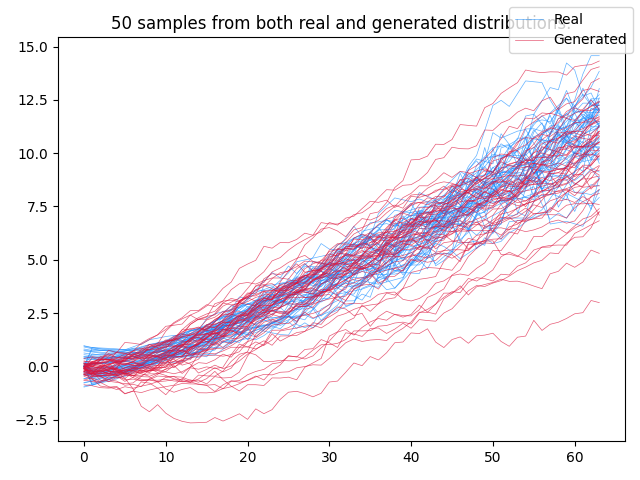

Write the Python code that produced this figure.
import time
from typing import Union, Callable
import xgboost as xgb
import numpy as np
import diffrax
from functools import partial
from diffrax.misc import ω
import equinox as eqx  # https://github.com/patrick-kidger/equinox
import jax
import jax.nn as jnn
import jax.numpy as jnp
import jax.random as jrandom
import matplotlib.pyplot as plt
import optax  # https://github.com/deepmind/optax
import argparse
from dataclasses import dataclass
import os
os.environ["XLA_PYTHON_CLIENT_ALLOCATOR"] = "platform"

@dataclass
class Args:
    # network
    initial_noise_size:int
    noise_size:int
    hidden_size:int
    width_size:int
    depth: int
    
    generator_lr:float
    discriminator_lr:float
    
    batch_size: int
    steps:int
    steps_per_print:int

    dataset_size:int
    seed:int
    
    # dynamic unroll
    unroll1: int
    unroll2: int

def lipswish(x):
    return 0.909 * jnn.silu(x)

class VectorField(eqx.Module):
    scale: Union[int, jnp.ndarray]
    mlp: eqx.nn.MLP

    def __init__(self, hidden_size, width_size, depth, scale, *, key, **kwargs):
        super().__init__(**kwargs)
        scale_key, mlp_key = jrandom.split(key)
        if scale:
            self.scale = jrandom.uniform(
                scale_key, (hidden_size,), minval=0.9, maxval=1.1
            )
        else:
            self.scale = 1
        self.mlp = eqx.nn.MLP(
            in_size=hidden_size + 1,
            out_size=hidden_size,
            width_size=width_size,
            depth=depth,
            activation=lipswish,
            final_activation=jnn.tanh,
            key=mlp_key,
        )

    def __call__(self, t, y, args):
        return self.scale * self.mlp(jnp.concatenate([t[None], y]))


class ControlledVectorField(eqx.Module):
    scale: Union[int, jnp.ndarray]
    mlp: eqx.nn.MLP
    control_size: int
    hidden_size: int

    def __init__(
        self, control_size, hidden_size, width_size, depth, scale, *, key, **kwargs
    ):
        super().__init__(**kwargs)
        scale_key, mlp_key = jrandom.split(key)
        if scale:
            self.scale = jrandom.uniform(
                scale_key, (hidden_size, control_size), minval=0.9, maxval=1.1
            )
        else:
            self.scale = 1
        self.mlp = eqx.nn.MLP(
            in_size=hidden_size + 1,
            out_size=hidden_size * control_size,
            width_size=width_size,
            depth=depth,
            activation=lipswish,
            final_activation=jnn.tanh,
            key=mlp_key,
        )
        self.control_size = control_size
        self.hidden_size = hidden_size

    def __call__(self, t, y, args):
        return self.scale * self.mlp(jnp.concatenate([t[None], y])).reshape(
            self.hidden_size, self.control_size
        )


class MuField(eqx.Module):
    scale: Union[int, jnp.ndarray]
    mlp: eqx.nn.MLP

    def __init__(self, hidden_size, width_size, depth, scale, *, key, **kwargs):
        super().__init__(**kwargs)
        scale_key, mlp_key = jrandom.split(key)
        if scale:
            self.scale = jrandom.uniform(
                scale_key, (hidden_size,), minval=0.9, maxval=1.1
            )
        else:
            self.scale = 1
        self.mlp = eqx.nn.MLP(
            in_size=hidden_size + 1,
            out_size=hidden_size,
            width_size=width_size,
            depth=depth,
            activation=lipswish,
            final_activation=jnn.tanh,
            key=mlp_key,
        )

    def __call__(self, t, y):
        return self.scale * self.mlp(jnp.concatenate([t, y]))


class SigmaField(eqx.Module):
    scale: Union[int, jnp.ndarray]
    mlp: eqx.nn.MLP
    control_size: int
    hidden_size: int

    def __init__(
        self, control_size, hidden_size, width_size, depth, scale, *, key, **kwargs
    ):
        super().__init__(**kwargs)
        scale_key, mlp_key = jrandom.split(key)
        if scale:
            self.scale = jrandom.uniform(
                scale_key, (hidden_size, control_size), minval=0.9, maxval=1.1
            )
        else:
            self.scale = 1
        self.mlp = eqx.nn.MLP(
            in_size=hidden_size + 1,
            out_size=hidden_size * control_size,
            width_size=width_size,
            depth=depth,
            activation=lipswish,
            final_activation=jnn.tanh,
            key=mlp_key,
        )
        self.control_size = control_size
        self.hidden_size = hidden_size

    def __call__(self, t, y):
        return self.scale * self.mlp(jnp.concatenate([t, y])).reshape(
            self.hidden_size, self.control_size
        )


class SDEStep(eqx.Module):
    noise_size: int
    mf: MuField  # drift
    sf: SigmaField  # diffusion
    bm: diffrax.VirtualBrownianTree

    def __init__(
        self,
        noise_size,
        hidden_size,
        width_size,
        depth,
        *,
        key,
        **kwargs,
    ):
        super().__init__(**kwargs)
        mf_key, sf_key, bm_key = jrandom.split(key, 3)

        self.mf = MuField(hidden_size, width_size, depth, scale=True, key=mf_key)
        self.sf = SigmaField(
            noise_size, hidden_size, width_size, depth, scale=True, key=sf_key
        )
        self.noise_size = noise_size
        self.bm = diffrax.VirtualBrownianTree(
            t0=0.0, t1=63.0, tol=1.0 / 2, shape=(noise_size,), key=bm_key
        )

    def __call__(self, carry, input=None):
        (i, t0, dt, y0, key) = carry
        
        t = jnp.full((1, ), t0 + i * dt)
        _key1, _key2 = jrandom.split(key, 2)
        drift_term = self.mf(t=t, y=y0) * dt
        bm = jrandom.normal(_key1, (self.noise_size, )) * jnp.sqrt(dt)
        diffusion_term = jnp.dot(self.sf(t=t, y=y0), bm)
        y1 = y0 + drift_term + diffusion_term
        carry = (i+1, t0, dt, y1, _key2)
        
        return carry, y1
    

class CDEStep(eqx.Module):
    
    terms: diffrax.MultiTerm
      
    def __init__(self, terms) -> None:
        super().__init__()
        self.terms = terms
        
    
    def __call__(self, carry, input=None):
        (i, t0, dt, y0, yhat0 ,vf0) = carry

        t1 = t0 + dt
        vf0 = jax.lax.cond(False, lambda _: self.terms.vf(t0, y0, args=None), lambda _: vf0, None)
        control = self.terms.contr(t0, t1)
        yhat1 = (2 * y0**ω - yhat0**ω + self.terms.prod(vf0, control) ** ω).ω
        vf1 = self.terms.vf(t1, yhat1, args=None)
        y1 = (y0**ω + 0.5 * self.terms.prod((vf0**ω + vf1**ω).ω, control) ** ω).ω
        
        carry = (i + 1, t1, dt, y1, yhat1, vf1)
        
        return carry, y1

class NeuralSDE(eqx.Module):
    initial: eqx.nn.MLP
    step: SDEStep
    readout: eqx.nn.Linear
    initial_noise_size: int
    noise_size: int
    hidden_size:int
    depth:int

    def __init__(
        self,
        data_size,
        initial_noise_size,
        noise_size,
        hidden_size,
        width_size,
        depth,
        *,
        key,
        **kwargs,
    ):
        super().__init__(**kwargs)
        initial_key, step_key, readout_key = jrandom.split(key, 3)

        self.initial = eqx.nn.MLP(
            initial_noise_size, hidden_size, width_size, depth, key=initial_key
        )

        self.step = SDEStep(noise_size=noise_size, hidden_size=hidden_size, width_size=width_size, depth=depth, key=step_key)
        
        self.readout = eqx.nn.Linear(hidden_size, data_size, key=readout_key)

        self.initial_noise_size = initial_noise_size
        self.noise_size = noise_size
        self.hidden_size = hidden_size
        self.depth = depth

    def __call__(self, ts, key, unroll):
        t0 = ts[0]
        dt0 = 0.1
        init_key, bm_key = jrandom.split(key, 2)
        init = jrandom.normal(init_key, (self.initial_noise_size,))

        y0 = self.initial(init)

        def step_fn(carry, input):
            return self.step(carry, input)

        
        ys = solve(step_fn, y0, t0, dt0, len(ts), bm_key, unroll=unroll)
        
        result = jax.vmap(self.readout)(ys)
        
        return result





class NeuralCDE(eqx.Module):
    initial: eqx.nn.MLP
    data_size:int
    hidden_size:int
    width_size:int
    depth:int
    vf: VectorField
    cvf: ControlledVectorField
    readout: eqx.nn.Linear
    

    def __init__(self, data_size, hidden_size, width_size, depth, *, key, **kwargs):
        super().__init__(**kwargs)
        initial_key, vf_key, cvf_key, readout_key = jrandom.split(key, 4)

        self.initial = eqx.nn.MLP(
            data_size + 1, hidden_size, width_size, depth, key=initial_key
        )
        self.vf = VectorField(hidden_size, width_size, depth, scale=False, key=vf_key)
        self.cvf = ControlledVectorField(
            data_size, hidden_size, width_size, depth, scale=False, key=cvf_key
        )
        
        self.readout = eqx.nn.Linear(hidden_size, 1, key=readout_key)
        self.data_size = data_size
        self.hidden_size = hidden_size
        self.width_size = width_size
        self.depth = depth

    def __call__(self, ts, ys, unroll):
        # Interpolate data into a continuous path.
        ys = diffrax.linear_interpolation(
            ts, ys, replace_nans_at_start=0.0, fill_forward_nans_at_end=True
        )
        init = jnp.concatenate([ts[0, None], ys[0]])
        control = diffrax.LinearInterpolation(ts, ys)
        vf = diffrax.ODETerm(self.vf)
        cvf = diffrax.ControlTerm(self.cvf, control)
        terms = diffrax.MultiTerm(vf, cvf)
        step = CDEStep(terms=terms)
        t0 = ts[0]
        dt0 = 0.1
        y0 = self.initial(init)
        
        def step_fn(carry, input):
            return step(carry=carry, input=input)
        
        vf0 = terms.vf(t0, y0, args=None)
        
        ys = solve_cde(step_fn, y0, t0, dt0, vf0, len(ts), unroll=unroll)
        
        # Have the discriminator produce an output at both `t0` *and* `t1`.
        # The output at `t0` has only seen the initial point of a sample. This gives
        # additional supervision to the distribution learnt for the initial condition.
        # The output at `t1` has seen the entire path of a sample. This is needed to
        # actually learn the evolving trajectory.
        # saveat = diffrax.SaveAt(t0=True, t1=True)
        result = jax.vmap(self.readout)(ys)
        
        return result

    @eqx.filter_jit
    def clip_weights(self):
        leaves, treedef = jax.tree_util.tree_flatten(
            self, is_leaf=lambda x: isinstance(x, eqx.nn.Linear)
        )
        new_leaves = []
        for leaf in leaves:
            if isinstance(leaf, eqx.nn.Linear):
                lim = 1 / leaf.out_features
                leaf = eqx.tree_at(
                    lambda x: x.weight, leaf, leaf.weight.clip(-lim, lim)
                )
            new_leaves.append(leaf)
        return jax.tree_util.tree_unflatten(treedef, new_leaves)

def solve(step, y0, t0, dt, num_steps, bm_key, unroll=1):
    carry = (0, t0, dt, y0, bm_key)

    _, ys = jax.lax.scan(step, carry, xs=None, length=num_steps, unroll=unroll)

    return ys

def solve_cde(step, y0, t0, dt, vf0, num_steps, unroll=1):
    carry = (0, t0, dt, y0, y0, vf0)
    
    _, ys = jax.lax.scan(step, carry, xs=None, length=num_steps, unroll=unroll)
    
    return ys


@partial(jax.jit, static_argnames=['num_timesteps'])
def get_data(key, num_timesteps):
    bm_key, y0_key, drop_key = jrandom.split(key, 3)

    mu = 0.02
    theta = 0.1
    sigma = 0.4

    t0 = 0
    t1 = 63.0
    t_size = num_timesteps

    def drift(t, y, args):
        return mu * t - theta * y

    def diffusion(t, y, args):
        return 2 * sigma * t / t1

    bm = diffrax.UnsafeBrownianPath(shape=(), key=bm_key)
    drift = diffrax.ODETerm(drift)
    diffusion = diffrax.ControlTerm(diffusion, bm)
    terms = diffrax.MultiTerm(drift, diffusion)
    solver = diffrax.Euler()
    dt0 = 0.1
    y0 = jrandom.uniform(y0_key, (1,), minval=-1, maxval=1)
    ts = jnp.linspace(t0, t1, num_timesteps)
    saveat = diffrax.SaveAt(ts=ts)
    sol = diffrax.diffeqsolve(
        terms, solver, t0, t1, dt0, y0, saveat=saveat, adjoint=diffrax.NoAdjoint()
    )

    # Make the data irregularly sampled
    to_drop = jrandom.bernoulli(drop_key, 0.3, (t_size, 1))
    ys = jnp.where(to_drop, jnp.nan, sol.ys)

    return ts, ys


def dataloader(arrays, batch_size, loop, *, key):
    dataset_size = arrays[0].shape[0]
    assert all(array.shape[0] == dataset_size for array in arrays)
    indices = jnp.arange(dataset_size)
    while True:
        perm = jrandom.permutation(key, indices)
        key = jrandom.split(key, 1)[0]
        start = 0
        end = batch_size
        while end < dataset_size:
            batch_perm = perm[start:end]
            yield tuple(array[batch_perm] for array in arrays)
            start = end
            end = start + batch_size
        if not loop:
            break


@eqx.filter_jit
def loss(generator, discriminator, ts_i, ys_i, unroll1, unroll2, step=0, *, key):
    batch_size, _ = ts_i.shape
    key = jrandom.fold_in(key, step)
    key = jrandom.split(key, batch_size)
    fake_ys_i = jax.vmap(generator, in_axes=(0, 0, None))(ts_i, key, unroll1)
    real_score = jax.vmap(discriminator, in_axes=(0, 0, None))(ts_i, ys_i, unroll2)
    fake_score = jax.vmap(discriminator, in_axes=(0, 0, None))(ts_i, fake_ys_i, unroll2)
    return jnp.mean(real_score - fake_score)


@eqx.filter_grad
def grad_loss(g_d, ts_i, ys_i, key, unroll1, unroll2, step):
    generator, discriminator = g_d
    return loss(generator, discriminator, ts_i, ys_i, unroll1, unroll2, step, key=key)


def increase_update_initial(updates):
    get_initial_leaves = lambda u: jax.tree_util.tree_leaves(u.initial)
    return eqx.tree_at(get_initial_leaves, updates, replace_fn=lambda x: x * 10)


@eqx.filter_jit
def make_step(
    generator,
    discriminator,
    g_opt_state,
    d_opt_state,
    g_optim,
    d_optim,
    ts_i,
    ys_i,
    key,
    unroll1,
    unroll2,
    step,
):
    g_grad, d_grad = grad_loss((generator, discriminator), ts_i, ys_i, key, unroll1, unroll2, step)
    g_updates, g_opt_state = g_optim.update(g_grad, g_opt_state)
    d_updates, d_opt_state = d_optim.update(d_grad, d_opt_state)
    g_updates = increase_update_initial(g_updates)
    d_updates = increase_update_initial(d_updates)
    generator = eqx.apply_updates(generator, g_updates)
    discriminator = eqx.apply_updates(discriminator, d_updates)
    discriminator = discriminator.clip_weights()
    return generator, discriminator, g_opt_state, d_opt_state


def train(
    xgb_dir='',
    initial_noise_size=5,
    noise_size=3,
    hidden_size=16,
    width_size=16,
    depth=1,
    generator_lr=2e-5,
    discriminator_lr=1e-4,
    batch_size=1024,
    num_timesteps=640,
    steps=1000,
    steps_per_print=200,
    dataset_size=8192,
    seed=5678,
    unroll1=1,
    unroll2=1,
    search_method="exhaustive",
):
    key = jrandom.PRNGKey(seed)
    (
        data_key,
        generator_key,
        discriminator_key,
        dataloader_key,
        train_key,
        evaluate_key,
        sample_key,
    ) = jrandom.split(key, 7)
    data_key = jrandom.split(data_key, dataset_size)

    ts, ys = jax.vmap(get_data, in_axes=(0, None))(data_key, num_timesteps)
    _, _, data_size = ys.shape

    generator = NeuralSDE(
        data_size,
        initial_noise_size,
        noise_size,
        hidden_size,
        width_size,
        depth,
        key=generator_key,
    )
    discriminator = NeuralCDE(
        data_size, hidden_size, width_size, depth, key=discriminator_key
    )
    

    # train
    # 为了测试上面的cost model，先把下面的注释，下面这部分太浪费时间
    g_optim = optax.rmsprop(generator_lr)
    d_optim = optax.rmsprop(-discriminator_lr)
    g_opt_state = g_optim.init(eqx.filter(generator, eqx.is_inexact_array))
    d_opt_state = d_optim.init(eqx.filter(discriminator, eqx.is_inexact_array))

    infinite_dataloader = dataloader(
        (ts, ys), batch_size, loop=True, key=dataloader_key
    )

    for step, (ts_i, ys_i) in zip(range(steps), infinite_dataloader):
        step = jnp.asarray(step)
        generator, discriminator, g_opt_state, d_opt_state = make_step(
            generator,
            discriminator,
            g_opt_state,
            d_opt_state,
            g_optim,
            d_optim,
            ts_i,
            ys_i,
            key,
            unroll1,
            unroll2,
            step,
        )
        if (step % steps_per_print) == 0 or step == steps - 1:
            total_score = 0
            num_batches = 0
            for ts_i, ys_i in dataloader(
                (ts, ys), batch_size, loop=False, key=evaluate_key
            ):
                score = loss(generator, discriminator, ts_i, ys_i, unroll1=unroll1, unroll2=unroll2, key=sample_key)
                total_score += score.item()
                num_batches += 1
            print(f"Step: {step}, Loss: {total_score / num_batches}")

    # Plot samples
    fig, ax = plt.subplots()
    num_samples = min(50, dataset_size)
    ts_to_plot = ts[:num_samples]
    ys_to_plot = ys[:num_samples]

    def _interp(ti, yi):
        return diffrax.linear_interpolation(
            ti, yi, replace_nans_at_start=0.0, fill_forward_nans_at_end=True
        )

    ys_to_plot = jax.vmap(_interp, in_axes=(0, 0))(ts_to_plot, ys_to_plot)[..., 0]
    ys_sampled = jax.vmap(generator, in_axes=(0, 0, None))(
        ts_to_plot, jrandom.split(sample_key, num_samples), unroll1
    )[..., 0]
    kwargs = dict(label="Real")
    for ti, yi in zip(ts_to_plot, ys_to_plot):
        ax.plot(ti, yi, c="dodgerblue", linewidth=0.5, alpha=0.7, **kwargs)
        kwargs = {}
    kwargs = dict(label="Generated")
    for ti, yi in zip(ts_to_plot, ys_sampled):
        ax.plot(ti, yi, c="crimson", linewidth=0.5, alpha=0.7, **kwargs)
        kwargs = {}
    ax.set_title(f"{num_samples} samples from both real and generated distributions.")
    fig.legend()
    fig.tight_layout()
    fig.savefig("./sde-gans.png")
    plt.show()

def main():
    parser = argparse.ArgumentParser()
    parser.add_argument('--xgb-dir', type=str, default='../cost-model/ckpt/')
    parser.add_argument('--initial-noise-size', type=int, default=5)
    parser.add_argument('--noise-size', type=int, default=3)
    parser.add_argument('--hidden-size', type=int, default=16)
    parser.add_argument('--width-size', type=int, default=16)
    parser.add_argument('--depth', type=int, default=1)
    parser.add_argument('--generator-lr', type=float, default=2e-5)
    parser.add_argument('--discriminator-lr', type=float, default=1e-4)
    parser.add_argument('--batch-size', type=int, default=1024)
    parser.add_argument('--num-timesteps', type=int, default=64) 
    parser.add_argument('--steps', type=int, default=10000, help="num_iters")
    parser.add_argument('--steps-per-print', type=int, default=200)
    parser.add_argument('--dataset-size', type=int, default=8192)
    parser.add_argument('--seed', type=int, default=5678)
    parser.add_argument('--unroll1', type=int, default=1)
    parser.add_argument('--unroll2', type=int, default=1)
    parser.add_argument('--t0', type=float, default=0.0, required=False)
    parser.add_argument('--t1', type=float, default=64.0, required=False)
    # test code
    args = parser.parse_args()
    # warm up run
    train(xgb_dir=args.xgb_dir,
          initial_noise_size=args.initial_noise_size,
          noise_size=args.noise_size,
          hidden_size=args.hidden_size,
          width_size=args.width_size,
          depth=args.depth,
          generator_lr=args.generator_lr,
          discriminator_lr=args.discriminator_lr,
          batch_size=args.batch_size,
          num_timesteps=args.num_timesteps,
          steps=args.steps,
          steps_per_print=args.steps_per_print,
          dataset_size=args.dataset_size,
          seed=args.seed,
          unroll1=args.unroll1,
          unroll2=args.unroll2)


if __name__ == '__main__':
    main()
